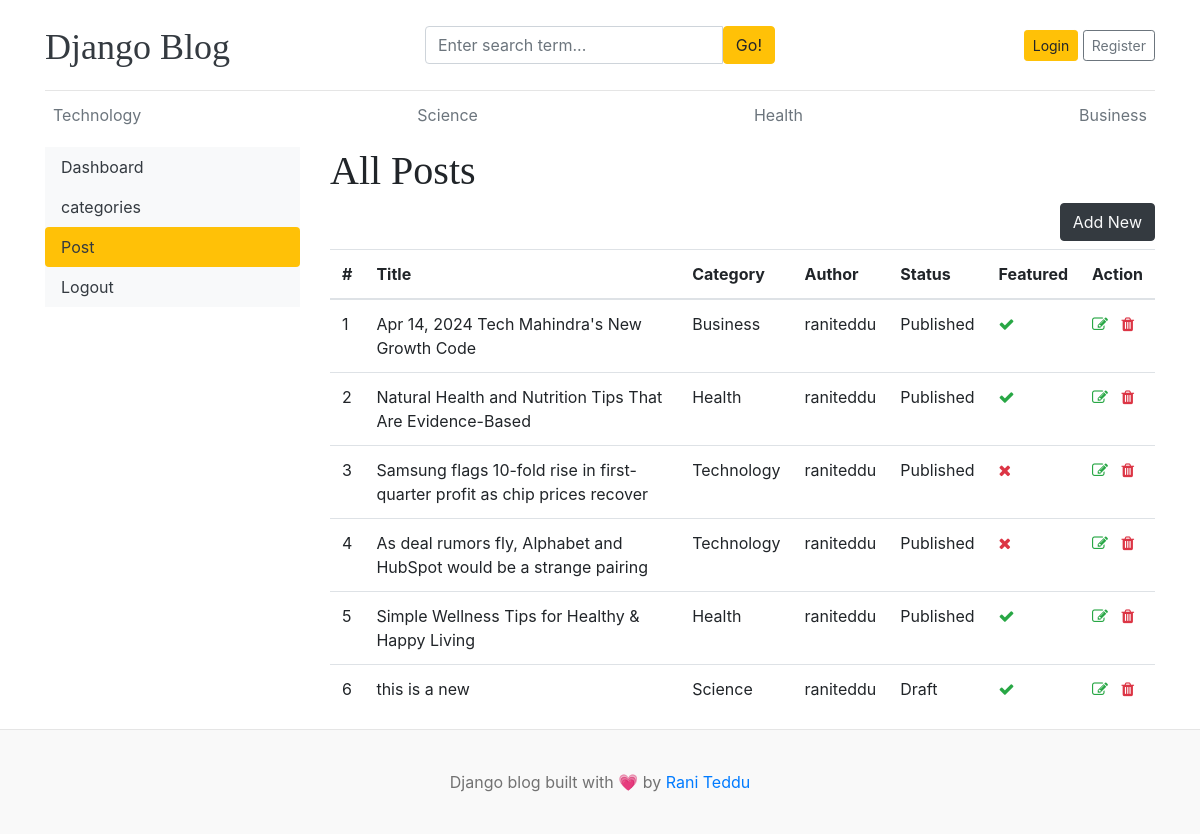
The app's page /dashboard/posts/ with its own data.
### blogs/models.py (models this page shows, shortened)
class Category(models.Model):
    category_name = models.CharField(max_length=100, unique=True)
    created_at = models.DateTimeField(auto_now_add=True)
    updated_at = models.DateTimeField(auto_now=True)
    def __str__(self):
        return self.category_name
    class Meta:
        verbose_name_plural = 'Categories'

class Blog(models.Model):
    title = models.CharField(max_length=100)
    slug = models.SlugField(max_length=150, unique=True, blank=True)
    category = models.ForeignKey(Category, on_delete=models.CASCADE)
    author = models.ForeignKey(User, on_delete=models.CASCADE)
    featured_image = models.ImageField(upload_to='uploads/%Y/%m/%d')
    short_description = models.TextField(max_length=500)
    blog_body = models.TextField(max_length=2000)
    status = models.CharField(max_length=20, choices=STATUS_CHOICES, default='Draft')
    is_featured = models.BooleanField(default=False)
    created_at = models.DateTimeField(auto_now_add=True)
    updated_at = models.DateTimeField(auto_now=True)

### dashboard/views.py (the view)
# urls.py: path('posts/', views.posts, name='posts'),
def posts(request):
    posts = Blog.objects.all()
    context = {
        'posts' : posts,
    }
    return render(request, 'dashboard/posts.html', context)

### blogs/context_processors.py (called while the page is built)
def get_categories(request):
    categories = Category.objects.all()
    return dict(categories=categories)

def get_sociallinks(request):
    social_links = SocialLink.objects.all()
    return dict(social_links=social_links)

### template/dashboard/posts.html (shortened to what this page needs)
{% extends 'base.html' %}
{% block content %}
<div class="container">
    <div class="row">
    {% include 'dashboard/side.html' %}
    <div class="col-md-9">
        <h1>All Posts</h1>
        <a href="{% url 'add_posts' %}" class="btn btn-dark text-light float-right mb-2">Add New</a>
        <table class="table table-hover">
            <thead>
              <tr>
                <th scope="col">#</th>
                <th scope="col">Title</th>
                <th scope="col">Category</th>
                <th scope="col">Author</th>
                <th scope="col">Status</th>
                <th scope="col">Featured</th>
                <th scope="col">Action</th>
              </tr>
            </thead>
            <tbody>
            {% for post in posts %}
              <tr>
                <td>{{ forloop.counter }}</td>
                <td>{{ post.title }}</td>
                <td>{{ post.category }}</td>
                <td>{{ post.author }}</td>
                <td>{{ post.status }}</td>
                <td>{% if post.is_featured %}
                  <i class="fa fa-check text-success"></i>
                  {% else %}
                  <i class="fa fa-times text-danger"></i>
                  {% endif %}
                </td>
                <td>
                    <a href="{% url 'edit_post' post.id %}" ><i class="fa fa-edit text-success"></i></a>
                    <a href="{% url 'delete_post' post.id %}"><i class="fa fa-trash text-danger"></i></a>
                </td>
              </tr>
            {% endfor %}
            </tbody>
          </table>
    </div>
    </div>
</div>
{% endblock %}

### template/base.html (shortened to what this page needs)
{% load static %}
<!DOCTYPE html>
<html lang="en">
<head>
    <link href="https://getbootstrap.com/docs/4.0/dist/css/bootstrap.min.css" rel="stylesheet">
    <link href="{% static 'css/blog.css' %}" rel="stylesheet">
    <link rel="stylesheet" href="https://cdnjs.cloudflare.com/ajax/libs/font-awesome/4.7.0/css/font-awesome.min.css">
  </head>
<body>
    <div class="container">
      <header class="blog-header py-3">
        <div class="row flex-nowrap justify-content-between align-items-center">
          <div class="col-4 pt-1">
            <a class="blog-header-logo text-dark" href="/">Django Blog</a>
          </div>
          <div class="col-4">
            <form action="{% url 'search' %}" method="GET">
              <div class="input-group">
                <input class="form-control" type="text" value="{{ keyword }}" placeholder="Enter search term..." name="keyword" aria-label="Enter search term..." aria-describedby="button-search" />
                <button class="btn btn-warning" type="submit" id="button-search" type="button">Go!</button>
              </div>
            </form>
          </div>
          <div class="col-4 d-flex justify-content-end align-items-center">
            {% if not user.is_authenticated%}
            <a class="btn btn-sm btn-warning" href="{% url 'login' %}">Login</a> &nbsp;
            <a class="btn btn-sm btn-outline-secondary" href="{% url 'register' %}">Register</a>
            {% else %}
            <span><a href="{% url 'dashboard' %}">Dasboard</a></span>
            &nbsp;
            <span><a href="{% url 'logout' %}">Logout</a></span>
            {% endif %}
          </div>
        </div>
      </header>
      <div class="nav-scroller py-1 mb-2">
        <nav class="nav d-flex justify-content-between">
          {% for cat in categories %}
          <a class="p-2 text-muted" href="{% url 'posts_by_category' cat.id %}">{{ cat.category_name }}</a>
          {% endfor %}
        </nav>
      </div>
    </div>
{% block content %}
{% endblock %}
  <footer class="blog-footer text-center">
        <p>Django blog built with 💗 by <a href="#">Rani Teddu</a></p>
    </footer>
</body>
</html>

### blog_main/static/css/blog.css (style rules this page uses)
.blog-header { border-bottom: 1px solid #e5e5e5; }
.blog-header-logo { font-family: "Playfair Display", Georgia, "Times New Roman", serif; font-size: 2.25rem; }
h1, h2, h3, h4, h5, h6 { font-family: "Playfair Display", Georgia, "Times New Roman", serif; }
.blog-footer { padding: 2.5rem 0; color: #727272; text-align: center; background-color: #f9f9f9; border-top: .05rem solid #e5e5e5; }
.blog-footer p:last-child { margin-bottom: 0; }

### records on screen
Category: category_name "Technology"
Category: category_name "Science"
Category: category_name "Health"
Category: category_name "Business"
Blog: title "Apr 14, 2024 Tech Mahindra's New Growth Code", category "Business", author "raniteddu", status "Published", is_featured True (drawn)
Blog: title "Natural Health and Nutrition Tips That Are Evidence-Based", category "Health", author "raniteddu", status "Published", is_featured True (drawn)
Blog: title "Samsung flags 10-fold rise in first-quarter profit as chip prices recover", category "Technology", author "raniteddu", status "Published", is_featured False (drawn)
Blog: title "As deal rumors fly, Alphabet and HubSpot would be a strange pairing", category "Technology", author "raniteddu", status "Published", is_featured False (drawn)
Blog: title "Simple Wellness Tips for Healthy & Happy Living", category "Health", author "raniteddu", status "Published", is_featured True (drawn)
Blog: title "this is a new", category "Science", author "raniteddu", status "Draft", is_featured True (drawn)
